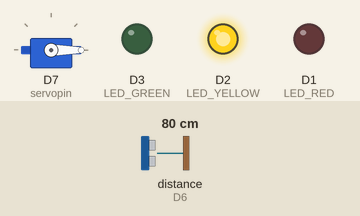
Recording of a sketch running on a simulated ESP8266 (Wemos D1 mini). On the bench: servo, output pins drawn as LEDs (lit = HIGH). Wiring (inferred from the names in the program): ultrasonic range finder: trigger D5; echo D6. The test bench sets the inputs (shaded band); at power-on: distance to the obstacle (sensor on D6) 80 cm. The echo pulse lasts 58.3 µs per cm; WiFi joins after 1.5 s; servers stay silent unless stated; uploads are accepted with an empty reply; pins used as bus, display or sensor lines are not drawn; what the sketch prints to the serial monitor is not drawn.

Above: at 2.7 s.
2.8 s: distance to the obstacle (sensor on D6) set to 7 cm
5.3 s: distance to the obstacle (sensor on D6) set to 4 cm
At 6.69 s:
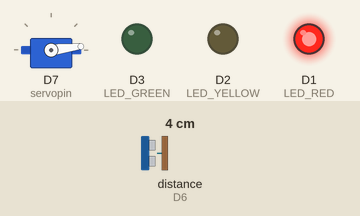
At 11.0 s:
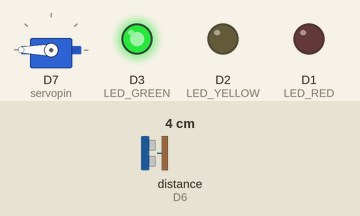
Timing chart, 0 to 18.4 s (numbered marks = the images above; inputs shaded):
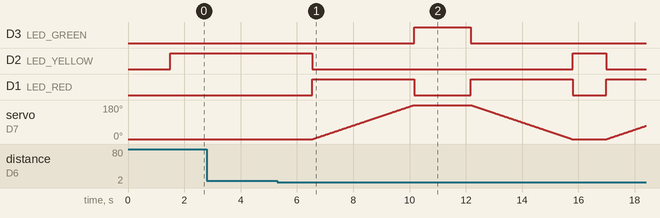

Measured:
- the behaviour switches between 6 and 5 cm on distance to the obstacle (sensor on D6) (found by bisection; images 0 and 1)
- after the input at 2.8 s, every drawn part: stays the same
- after the input at 5.3 s, D3 (LED_GREEN): LOW → HIGH after 4.9 s, → LOW 2.0 s later; D2 (LED_YELLOW): HIGH → LOW after 1.2 s, → HIGH 9.2 s later, → LOW 1.2 s later; D1 (LED_RED): goes HIGH 3.6 s, LOW 2.0 s, HIGH 3.6 s, LOW 1.2 s, then HIGH, starting after 1.2 s

The sketch:

iot2.ino
```cpp
#include <Servo.h>
#include <ESP8266WiFi.h> // Library Wifi Wemos
#include <ESP8266HTTPClient.h> //Library Koneksi HTTP

// Password dan SSID dari wifi yg dikoneksi
#define WIFI_SSID "KelilingDunia1"
#define WIFI_PASSWORD "12julham12"

Servo myservo;

// Wemos
#define servopin D7
#define trigpin D5
#define echopin D6

#define LED_RED D1
#define LED_YELLOW D2
#define LED_GREEN D3

long durasi;
int jarak, pos = 0, line=0;
String status,payload;

void setup() {
  Serial.begin(9600);
  //Koneksikan ssid dan password
  WiFi.begin(WIFI_SSID, WIFI_PASSWORD);
  Serial.print("Connecting to Wi-Fi");
  // Loading Menunggu wifi terkoneksi
  while (WiFi.status() != WL_CONNECTED){
    Serial.print(".");
    delay(300);
  }
  Serial.println();
  //Menampilkan ip addres wemos
  Serial.print("Connected with IP: ");
  Serial.println(WiFi.localIP());
  Serial.println();

  //inisiasi LED
  pinMode(LED_RED, OUTPUT);
  pinMode(LED_YELLOW, OUTPUT);
  pinMode(LED_GREEN, OUTPUT);

  digitalWrite(LED_RED, LOW);
  digitalWrite(LED_YELLOW, HIGH);
  digitalWrite(LED_GREEN, LOW);

  //inisialisasi servo pin
  myservo.attach(servopin);


  pinMode(trigpin, OUTPUT);
  pinMode(echopin, INPUT);

  //set posisi awal servo ke 0
  myservo.write(0);

}

void loop() {
  digitalWrite(trigpin, LOW);
  delayMicroseconds(2);
  digitalWrite(trigpin, HIGH);
  delayMicroseconds(10);
  digitalWrite(trigpin, LOW);

  durasi = pulseIn(echopin, HIGH);

  jarak = durasi * 0.034 / 2;

  Serial.print("Jarak: ");
  Serial.print(jarak);
  Serial.println(" cm");

//Deklarasi HTTP
    WiFiClient client;
    HTTPClient http;
    //ALamat server
    String address = "http://192.168.1.7/tong_sampah/code/api_esp.php?jarak="; //Alamat, tempat notif dibuat
    address += jarak;
    Serial.println("------------------KIRIM DATA------------------");
    // Mulai koneksi HTTP
    http.begin(client,address);
    // Kirim request GET
    int httpCode = http.GET();

    if (httpCode > 0) { // Jika koneksi berhasil
        Serial.println("httpcode lebih dari 0");

        if (httpCode == HTTP_CODE_OK) { // Periksa apakah status adalah 200 (HTTP_CODE_OK)
          payload = http.getString(); // Dapatkan payload dari tanggapan
          Serial.println(payload); // Tampilkan payload jika diperlukan
          if (payload == "on")digitalWrite(LED_RED, HIGH);
          else digitalWrite(LED_RED, LOW);
          // // Memproses respons baris per baris
          // int lineCount = 0; // Variabel untuk melacak nomor baris
          // line= 0;
          //int previousPos = 0; // Variabel untuk melacak posisi awal baris
          // bool foundLine5 = false; // Menandai apakah baris ke-5 ditemukan

          // while ((line = payload.indexOf('\n', line)) != -1) {
          //   // lineCount++; // Tambahkan nomor baris
          //   status = payload.substring(previousPos, line);
          //   if (status == "ON")digitalWrite(LED_RED, LOW);
          //   else digitalWrite(LED_RED, HIGH);

          //     // if(lineCount == 14){
          //     //   kenaikan = payload.substring(previousPos, pos);
          //     //   lcd.setCursor(0, 0);
          //     //   lcd.print(kenaikan);

          //     // }else if(lineCount == 15 ){
          //     //   Serial.println("---------sampek15------");
          //     //   prediksi = payload.substring(previousPos, pos);
          //     //   lcd.setCursor(0, 1);
          //     //   lcd.print(prediksi);
          //     // }

          //   // Geser posisi ke karakter setelah baris baru
          //   previousPos = pos + 1;
          //   pos++;
          // }
          // Serial.println("Status : " + status);

        } else {
          // Tanggapan tidak berhasil, tampilkan kode status
          Serial.println("Gagal, kode status HTTP: " + String(httpCode));
        }
      } else if (httpCode == 0) {
        Serial.println("Gagal koneksi ke server.");
      } else {
        Serial.println("Gagal, kode status HTTP: " + String(httpCode));
      }

      http.end();   //Close connection

  //variable untuk jarak mentrigger servo
  int trigger_pos = 5;

  if (jarak < trigger_pos){
    digitalWrite(LED_RED, HIGH);
    digitalWrite(LED_YELLOW, LOW);
    digitalWrite(LED_GREEN, LOW);

    //Membuka tong sampah
    for(pos=0; pos <=180; pos++){
      myservo.write(pos);
      delay(20);
    }
    digitalWrite(LED_RED, LOW);
    digitalWrite(LED_YELLOW, LOW);
    digitalWrite(LED_GREEN, HIGH);
    delay(2000);
    digitalWrite(LED_RED, HIGH);
    digitalWrite(LED_YELLOW, LOW);
    digitalWrite(LED_GREEN, LOW);
    //Menutup tong sampah
    for(pos=180; pos >=0; pos--){
      myservo.write(pos);
      delay(20);
    }

    digitalWrite(LED_RED, LOW);
    digitalWrite(LED_YELLOW, HIGH);
    digitalWrite(LED_GREEN, LOW);
  } else{
    pos = 0;
    myservo.write(pos);
  }

  delay(1000);

}
```
